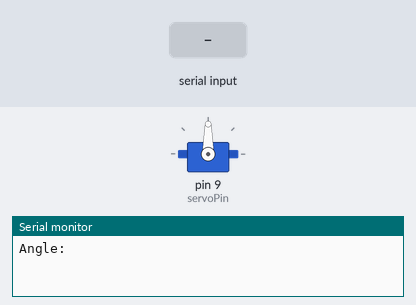
Simulated run of this sketch. Board: Arduino Uno, built with avr-gcc and run on an emulated ATmega328P. On the bench: servo, the last lines printed to the serial monitor. The inputs (shaded band) are chosen by the test bench.

Above: at 1.2 s.
1.3 s: "30,150\n" received over Serial
At 3.1 s:
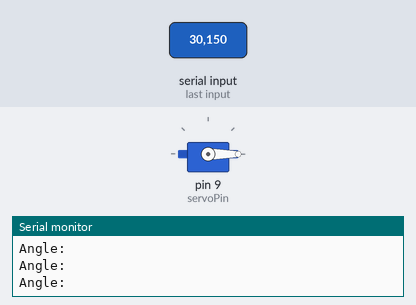
3.8 s: "90,45\n" received over Serial
At 4.6 s:
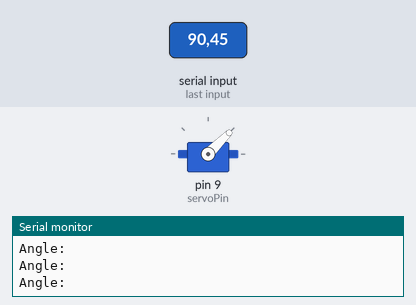
6.3 s: "200\n" received over Serial
At 6.8 s:
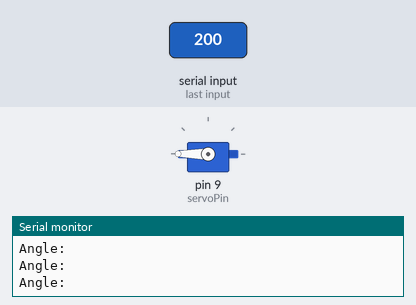
Timing chart, 0 to 9.3 s (numbered marks = the images above; inputs shaded):
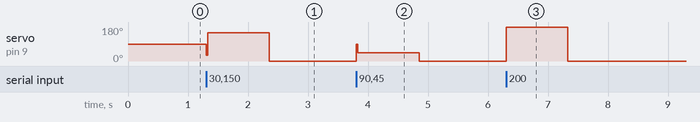

The sketch:

_16_AskServo.ino
```cpp
#include <Servo.h> //Loading servo library
int angle = 0; //dec. position variable
int servoPin = 9; //Servo pin
int servoDelay = 25; //Delay time of servo

Servo myPointer; //making servo as object

void setup() {
  Serial.begin(9600);
  myPointer.attach(servoPin); //servo is attached to pin 9
}

void loop() {
Serial.println("Angle: ");
while (Serial.available() == 0) {}
angle = Serial.parseInt();
myPointer.write(angle);
delay(servoDelay);
}
```

Measured:
- after the input at 1.3 s, servo on pin 9 (servoPin): 90° → 150° at once, → 0° 1.0 s later
- after the input at 3.8 s, servo on pin 9 (servoPin): 0° → 45° at once, → 0° 1.1 s later
- after the input at 6.3 s, servo on pin 9 (servoPin): 0° → 180° at once, → 0° 1.0 s later
